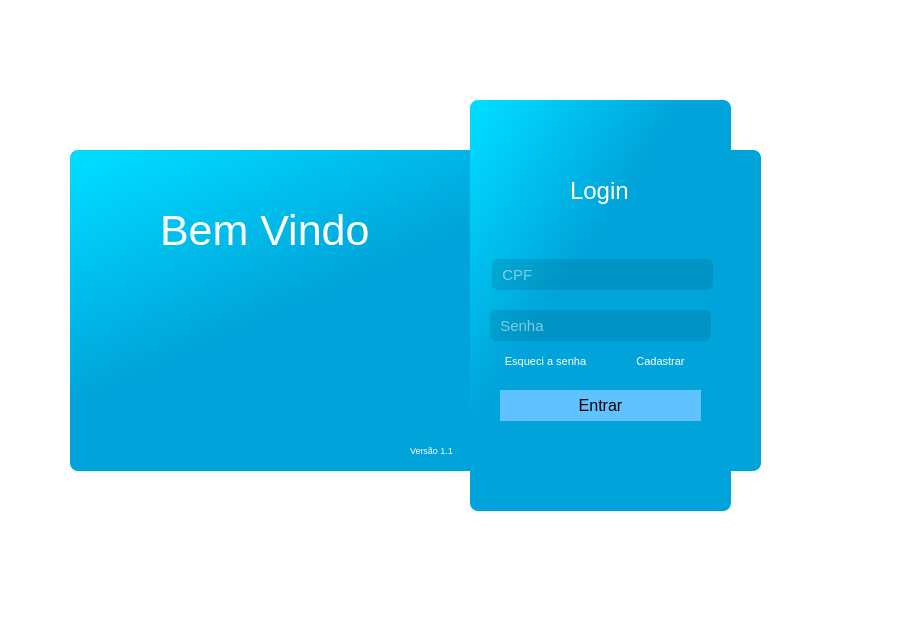
<?xml version="1.0" encoding="UTF-8"?>
<ui version="4.0">
 <class>Form</class>
 <widget class="QWidget" name="Form">
  <property name="geometry">
   <rect>
    <x>0</x>
    <y>0</y>
    <width>908</width>
    <height>625</height>
   </rect>
  </property>
  <property name="windowTitle">
   <string>Form</string>
  </property>
  <property name="styleSheet">
   <string notr="true">QWidget{
	background-color: white;
	border: 0px;
	color: black;
}</string>
  </property>
  <widget class="QFrame" name="login_h">
   <property name="geometry">
    <rect>
     <x>70</x>
     <y>150</y>
     <width>691</width>
     <height>321</height>
    </rect>
   </property>
   <property name="styleSheet">
    <string notr="true">QFrame {
background-color: qlineargradient(spread:pad, x1:0.465, y1:0.481682, x2:0, y2:0, stop:0.147727 rgba(0, 164, 218, 255), stop:0.931818 rgba(0, 219, 255, 255));
border-radius: 8px
}</string>
   </property>
   <property name="frameShape">
    <enum>QFrame::StyledPanel</enum>
   </property>
   <property name="frameShadow">
    <enum>QFrame::Raised</enum>
   </property>
   <widget class="QStackedWidget" name="Pages">
    <property name="geometry">
     <rect>
      <x>40</x>
      <y>0</y>
      <width>361</width>
      <height>311</height>
     </rect>
    </property>
    <property name="styleSheet">
     <string notr="true">background:transparent;</string>
    </property>
    <property name="currentIndex">
     <number>2</number>
    </property>
    <widget class="QWidget" name="pg_config">
     <widget class="QLabel" name="label_3">
      <property name="geometry">
       <rect>
        <x>0</x>
        <y>20</y>
        <width>131</width>
        <height>41</height>
       </rect>
      </property>
      <property name="font">
       <font>
        <family>Arial,sans-serif</family>
        <pointsize>14</pointsize>
       </font>
      </property>
      <property name="styleSheet">
       <string notr="true">QLabel {
	font-family: Arial, sans-serif;
	background-color: transparent;
	font-size: 14pt;
	color: white;
}</string>
      </property>
      <property name="text">
       <string>Configuração</string>
      </property>
     </widget>
     <widget class="QLineEdit" name="txt_ip">
      <property name="geometry">
       <rect>
        <x>20</x>
        <y>110</y>
        <width>281</width>
        <height>31</height>
       </rect>
      </property>
      <property name="toolTip">
       <string>Endereço IP</string>
      </property>
      <property name="styleSheet">
       <string notr="true">QLineEdit {
	background-color: rgba(0,0,0,25);
	color: white;
	border-radius: 6px;
	font-family: Arial, sans-serif;
	font-size: 11pt;
}</string>
      </property>
      <property name="placeholderText">
       <string>  Endereço de IP</string>
      </property>
     </widget>
     <widget class="QLineEdit" name="txt_porta">
      <property name="geometry">
       <rect>
        <x>20</x>
        <y>160</y>
        <width>281</width>
        <height>31</height>
       </rect>
      </property>
      <property name="toolTip">
       <string>Porta</string>
      </property>
      <property name="styleSheet">
       <string notr="true">QLineEdit {
	background-color: rgba(0,0,0,25);
	color: white;
	border-radius: 6px;
	font-family: Arial, sans-serif;
	font-size: 11pt;
}</string>
      </property>
      <property name="placeholderText">
       <string>  Porta</string>
      </property>
     </widget>
     <widget class="QPushButton" name="btn_salvar">
      <property name="geometry">
       <rect>
        <x>200</x>
        <y>210</y>
        <width>75</width>
        <height>23</height>
       </rect>
      </property>
      <property name="toolTip">
       <string>Salvar</string>
      </property>
      <property name="styleSheet">
       <string notr="true">QPushButton:hover{
	color: rgb(255, 255, 255);
	
	
	background-color: rgb(93, 186, 0);
}
QPushButton {
	
	background-color: rgb(96, 194, 255);
	font-family: Arial, sans-serif;
	font-size: 11pt;
	border-radius: 10px
}
</string>
      </property>
      <property name="text">
       <string>Salvar</string>
      </property>
     </widget>
     <widget class="QPushButton" name="btn_padrao">
      <property name="geometry">
       <rect>
        <x>40</x>
        <y>210</y>
        <width>75</width>
        <height>23</height>
       </rect>
      </property>
      <property name="toolTip">
       <string>Padrão</string>
      </property>
      <property name="styleSheet">
       <string notr="true">
QPushButton:hover{
	color: rgb(255, 255, 255);
	
	background-color: rgb(0, 170, 255);
}
QPushButton {
	
	background-color: rgb(96, 194, 255);
	font-family: Arial, sans-serif;
	font-size: 11pt;
	border-radius: 10px
}
</string>
      </property>
      <property name="text">
       <string>Padrão</string>
      </property>
     </widget>
    </widget>
    <widget class="QWidget" name="pg_esqueci_senha">
     <widget class="QLabel" name="label_7">
      <property name="geometry">
       <rect>
        <x>0</x>
        <y>20</y>
        <width>171</width>
        <height>41</height>
       </rect>
      </property>
      <property name="styleSheet">
       <string notr="true">QLabel {
	font-family: Arial, sans-serif;
	background-color: transparent;
	font-size: 14pt;
	color: white;
}</string>
      </property>
      <property name="text">
       <string>Troque sua Senha</string>
      </property>
     </widget>
     <widget class="QLineEdit" name="txt_esqueci_cpf">
      <property name="geometry">
       <rect>
        <x>20</x>
        <y>80</y>
        <width>301</width>
        <height>31</height>
       </rect>
      </property>
      <property name="toolTip">
       <string>CPF</string>
      </property>
      <property name="styleSheet">
       <string notr="true">QLineEdit {
	background-color: rgba(0,0,0,25);
	color: white;
	border-radius: 6px;
	font-family: Arial, sans-serif;
	font-size: 11pt;
}</string>
      </property>
      <property name="placeholderText">
       <string>Informe seu CPF</string>
      </property>
     </widget>
     <widget class="QLineEdit" name="txt_esqueci_nova_senha">
      <property name="geometry">
       <rect>
        <x>20</x>
        <y>120</y>
        <width>301</width>
        <height>31</height>
       </rect>
      </property>
      <property name="toolTip">
       <string>Nova Senha</string>
      </property>
      <property name="styleSheet">
       <string notr="true">QLineEdit {
	background-color: rgba(0,0,0,25);
	color: white;
	border-radius: 6px;
	font-family: Arial, sans-serif;
	font-size: 11pt;
}</string>
      </property>
      <property name="echoMode">
       <enum>QLineEdit::Password</enum>
      </property>
      <property name="placeholderText">
       <string>Nova Senha</string>
      </property>
     </widget>
     <widget class="QLineEdit" name="txt_esqueci_codigo">
      <property name="geometry">
       <rect>
        <x>20</x>
        <y>160</y>
        <width>191</width>
        <height>31</height>
       </rect>
      </property>
      <property name="toolTip">
       <string>Código de Verificação</string>
      </property>
      <property name="styleSheet">
       <string notr="true">QLineEdit {
	background-color: rgba(0,0,0,25);
	color: white;
	border-radius: 6px;
	font-family: Arial, sans-serif;
	font-size: 11pt;
}</string>
      </property>
      <property name="placeholderText">
       <string>Código de Verificação</string>
      </property>
     </widget>
     <widget class="QPushButton" name="btn_esqueci_confirmar">
      <property name="geometry">
       <rect>
        <x>120</x>
        <y>240</y>
        <width>101</width>
        <height>31</height>
       </rect>
      </property>
      <property name="cursor">
       <cursorShape>PointingHandCursor</cursorShape>
      </property>
      <property name="toolTip">
       <string>Confirmar</string>
      </property>
      <property name="styleSheet">
       <string notr="true">QPushButton:hover{
	color: rgb(255, 255, 255);
	
	
	background-color: rgb(93, 186, 0);
}
QPushButton {
	
	background-color: rgb(96, 194, 255);
	font-family: Arial, sans-serif;
	font-size: 11pt;
	border-radius: 10px
}</string>
      </property>
      <property name="text">
       <string>Trocar Senha</string>
      </property>
     </widget>
     <widget class="QPushButton" name="btn_enviar_codigo">
      <property name="geometry">
       <rect>
        <x>230</x>
        <y>160</y>
        <width>91</width>
        <height>31</height>
       </rect>
      </property>
      <property name="cursor">
       <cursorShape>PointingHandCursor</cursorShape>
      </property>
      <property name="toolTip">
       <string>Receber Código</string>
      </property>
      <property name="styleSheet">
       <string notr="true">QPushButton:hover{
	color: rgb(255, 255, 255);
	
	
	background-color: rgb(93, 186, 0);
}
QPushButton {
	
	background-color: rgb(96, 194, 255);
	font-family: Arial, sans-serif;
	font-size: 11pt;
	border-radius: 10px
}</string>
      </property>
      <property name="text">
       <string>Receber</string>
      </property>
     </widget>
    </widget>
    <widget class="QWidget" name="pg_home">
     <widget class="QLabel" name="label">
      <property name="geometry">
       <rect>
        <x>50</x>
        <y>40</y>
        <width>231</width>
        <height>81</height>
       </rect>
      </property>
      <property name="font">
       <font>
        <family>Arial,sans-serif</family>
        <pointsize>32</pointsize>
       </font>
      </property>
      <property name="styleSheet">
       <string notr="true">QLabel {
	font-family: Arial, sans-serif;
	background-color: transparent;
	font-size: 32pt;
	color: white;
}</string>
      </property>
      <property name="text">
       <string>Bem Vindo</string>
      </property>
     </widget>
     <widget class="QLabel" name="label_2">
      <property name="geometry">
       <rect>
        <x>80</x>
        <y>130</y>
        <width>141</width>
        <height>131</height>
       </rect>
      </property>
      <property name="styleSheet">
       <string notr="true">background:transparent;</string>
      </property>
      <property name="text">
       <string/>
      </property>
      <property name="pixmap">
       <pixmap resource="icons.qrc">:/icons/icons/cobra.png</pixmap>
      </property>
      <property name="scaledContents">
       <bool>true</bool>
      </property>
     </widget>
     <widget class="QLabel" name="label_5">
      <property name="geometry">
       <rect>
        <x>300</x>
        <y>290</y>
        <width>51</width>
        <height>20</height>
       </rect>
      </property>
      <property name="font">
       <font>
        <pointsize>7</pointsize>
       </font>
      </property>
      <property name="layoutDirection">
       <enum>Qt::LeftToRight</enum>
      </property>
      <property name="autoFillBackground">
       <bool>false</bool>
      </property>
      <property name="styleSheet">
       <string notr="true">background:transparent;
color: #fff
</string>
      </property>
      <property name="text">
       <string>Versão 1.1</string>
      </property>
     </widget>
    </widget>
    <widget class="QWidget" name="pg_cadastrar">
     <widget class="QLabel" name="label_4">
      <property name="geometry">
       <rect>
        <x>0</x>
        <y>20</y>
        <width>151</width>
        <height>31</height>
       </rect>
      </property>
      <property name="font">
       <font>
        <family>Arial,sans-serif</family>
        <pointsize>14</pointsize>
       </font>
      </property>
      <property name="styleSheet">
       <string notr="true">QLabel {
	font-family: Arial, sans-serif;
	background-color: transparent;
	font-size: 14pt;
	color: white;
}</string>
      </property>
      <property name="text">
       <string>&lt;html&gt;&lt;head/&gt;&lt;body&gt;&lt;p&gt;Cadastrar-se&lt;/p&gt;&lt;/body&gt;&lt;/html&gt;</string>
      </property>
     </widget>
     <widget class="QLineEdit" name="txt_nome_cadastro">
      <property name="geometry">
       <rect>
        <x>0</x>
        <y>60</y>
        <width>341</width>
        <height>31</height>
       </rect>
      </property>
      <property name="font">
       <font>
        <family>Arial,sans-serif</family>
        <pointsize>11</pointsize>
       </font>
      </property>
      <property name="toolTip">
       <string>Nome</string>
      </property>
      <property name="styleSheet">
       <string notr="true">QLineEdit {
	background-color: rgba(0,0,0,25);
	color: white;
	border-radius: 6px;
	font-family: Arial, sans-serif;
	font-size: 11pt;
}</string>
      </property>
      <property name="text">
       <string/>
      </property>
      <property name="placeholderText">
       <string>  Nome</string>
      </property>
     </widget>
     <widget class="QLineEdit" name="txt_cpf_cadastro">
      <property name="geometry">
       <rect>
        <x>0</x>
        <y>100</y>
        <width>341</width>
        <height>31</height>
       </rect>
      </property>
      <property name="font">
       <font>
        <family>Arial,sans-serif</family>
        <pointsize>11</pointsize>
       </font>
      </property>
      <property name="cursor">
       <cursorShape>IBeamCursor</cursorShape>
      </property>
      <property name="toolTip">
       <string>Email</string>
      </property>
      <property name="styleSheet">
       <string notr="true">QLineEdit {
	background-color: rgba(0,0,0,25);
	color: white;
	border-radius: 6px;
	font-family: Arial, sans-serif;
	font-size: 11pt;
}</string>
      </property>
      <property name="text">
       <string/>
      </property>
      <property name="placeholderText">
       <string>  CPF</string>
      </property>
     </widget>
     <widget class="QLineEdit" name="txt_email_cadastro">
      <property name="geometry">
       <rect>
        <x>0</x>
        <y>140</y>
        <width>341</width>
        <height>31</height>
       </rect>
      </property>
      <property name="font">
       <font>
        <family>Arial,sans-serif</family>
        <pointsize>11</pointsize>
       </font>
      </property>
      <property name="toolTip">
       <string>Telefone</string>
      </property>
      <property name="styleSheet">
       <string notr="true">QLineEdit {
	background-color: rgba(0,0,0,25);
	color: white;
	border-radius: 6px;
	font-family: Arial, sans-serif;
	font-size: 11pt;
}</string>
      </property>
      <property name="text">
       <string/>
      </property>
      <property name="placeholderText">
       <string>  Email corporativo</string>
      </property>
     </widget>
     <widget class="QLineEdit" name="txt_telefone_cadastro">
      <property name="geometry">
       <rect>
        <x>0</x>
        <y>180</y>
        <width>341</width>
        <height>31</height>
       </rect>
      </property>
      <property name="font">
       <font>
        <family>Arial,sans-serif</family>
        <pointsize>11</pointsize>
       </font>
      </property>
      <property name="toolTip">
       <string>Senha</string>
      </property>
      <property name="styleSheet">
       <string notr="true">QLineEdit {
	background-color: rgba(0,0,0,25);
	color: white;
	border-radius: 6px;
	font-family: Arial, sans-serif;
	font-size: 11pt;
}</string>
      </property>
      <property name="text">
       <string/>
      </property>
      <property name="echoMode">
       <enum>QLineEdit::Normal</enum>
      </property>
      <property name="placeholderText">
       <string>  Telefone</string>
      </property>
     </widget>
     <widget class="QLineEdit" name="txt_senha_cadastro">
      <property name="geometry">
       <rect>
        <x>0</x>
        <y>220</y>
        <width>341</width>
        <height>31</height>
       </rect>
      </property>
      <property name="font">
       <font>
        <family>Arial,sans-serif</family>
        <pointsize>11</pointsize>
       </font>
      </property>
      <property name="toolTip">
       <string>CPF</string>
      </property>
      <property name="styleSheet">
       <string notr="true">QLineEdit {
	background-color: rgba(0,0,0,25);
	color: white;
	border-radius: 6px;
	font-family: Arial, sans-serif;
	font-size: 11pt;
}</string>
      </property>
      <property name="text">
       <string/>
      </property>
      <property name="echoMode">
       <enum>QLineEdit::Password</enum>
      </property>
      <property name="placeholderText">
       <string>  Senha</string>
      </property>
     </widget>
     <widget class="QPushButton" name="btn_cadastrar">
      <property name="geometry">
       <rect>
        <x>60</x>
        <y>260</y>
        <width>201</width>
        <height>31</height>
       </rect>
      </property>
      <property name="font">
       <font>
        <family>Arial,sans-serif</family>
        <pointsize>11</pointsize>
       </font>
      </property>
      <property name="cursor">
       <cursorShape>PointingHandCursor</cursorShape>
      </property>
      <property name="toolTip">
       <string>Cadastrar</string>
      </property>
      <property name="styleSheet">
       <string notr="true">
QPushButton:hover{
	color: rgb(255, 255, 255);
	
	background-color: rgb(0, 170, 255);
}
QPushButton {
	
	background-color: rgb(96, 194, 255);
	font-family: Arial, sans-serif;
	font-size: 11pt;
	border-radius: 10px;
}
</string>
      </property>
      <property name="text">
       <string>Cadastrar</string>
      </property>
     </widget>
    </widget>
   </widget>
   <widget class="QPushButton" name="btn_config">
    <property name="geometry">
     <rect>
      <x>0</x>
      <y>280</y>
      <width>41</width>
      <height>31</height>
     </rect>
    </property>
    <property name="cursor">
     <cursorShape>PointingHandCursor</cursorShape>
    </property>
    <property name="toolTip">
     <string>Configurações</string>
    </property>
    <property name="styleSheet">
     <string notr="true">QPushButton:hover{
	color: rgb(255, 255, 255);
	background-color: rgb(0, 170, 255);
	border-radius: 15px;
}
QPushButton {
	
	background: transparent;;
}


</string>
    </property>
    <property name="text">
     <string/>
    </property>
    <property name="icon">
     <iconset resource="icons.qrc">
      <normaloff>:/icons/icons/settings.png</normaloff>:/icons/icons/settings.png</iconset>
    </property>
    <property name="iconSize">
     <size>
      <width>30</width>
      <height>30</height>
     </size>
    </property>
   </widget>
  </widget>
  <widget class="QFrame" name="login_v">
   <property name="geometry">
    <rect>
     <x>470</x>
     <y>100</y>
     <width>261</width>
     <height>411</height>
    </rect>
   </property>
   <property name="styleSheet">
    <string notr="true">QFrame {
background-color: qlineargradient(spread:pad, x1:0.465, y1:0.481682, x2:0, y2:0, stop:0.147727 rgba(0, 164, 218, 255), stop:0.931818 rgba(0, 219, 255, 255));
border-radius: 8px;
}</string>
   </property>
   <property name="frameShape">
    <enum>QFrame::StyledPanel</enum>
   </property>
   <property name="frameShadow">
    <enum>QFrame::Raised</enum>
   </property>
   <widget class="QLabel" name="label_6">
    <property name="geometry">
     <rect>
      <x>100</x>
      <y>70</y>
      <width>61</width>
      <height>41</height>
     </rect>
    </property>
    <property name="font">
     <font>
      <family>Arial,sans-serif</family>
      <pointsize>18</pointsize>
     </font>
    </property>
    <property name="styleSheet">
     <string notr="true">QLabel {
	font-family: Arial, sans-serif;
	background-color: transparent;
	font-size: 18pt;
	color: white;
}</string>
    </property>
    <property name="text">
     <string>Login</string>
    </property>
   </widget>
   <widget class="QLineEdit" name="txt_cpf_login">
    <property name="geometry">
     <rect>
      <x>22</x>
      <y>159</y>
      <width>221</width>
      <height>31</height>
     </rect>
    </property>
    <property name="toolTip">
     <string>CPF</string>
    </property>
    <property name="styleSheet">
     <string notr="true">QLineEdit {
	background-color: rgba(0,0,0,25);
	color: white;
	border-radius: 6px;
	font-family: Arial, sans-serif;
	font-size: 11pt;
}</string>
    </property>
    <property name="placeholderText">
     <string>  CPF</string>
    </property>
   </widget>
   <widget class="QLineEdit" name="txt_senha_login">
    <property name="geometry">
     <rect>
      <x>20</x>
      <y>210</y>
      <width>221</width>
      <height>31</height>
     </rect>
    </property>
    <property name="toolTip">
     <string>Senha</string>
    </property>
    <property name="styleSheet">
     <string notr="true">QLineEdit {
	background-color: rgba(0,0,0,25);
	color: white;
	border-radius: 6px;
	font-family: Arial, sans-serif;
	font-size: 11pt;
}</string>
    </property>
    <property name="echoMode">
     <enum>QLineEdit::Password</enum>
    </property>
    <property name="placeholderText">
     <string>  Senha</string>
    </property>
   </widget>
   <widget class="QPushButton" name="btn_esqueci_login">
    <property name="geometry">
     <rect>
      <x>20</x>
      <y>250</y>
      <width>111</width>
      <height>23</height>
     </rect>
    </property>
    <property name="cursor">
     <cursorShape>PointingHandCursor</cursorShape>
    </property>
    <property name="toolTip">
     <string>Esqueci a Senha</string>
    </property>
    <property name="styleSheet">
     <string notr="true">QPushButton {
	background:transparent;
	border-radius: 0px;
	color: white;	
	font-family: Arial, sans-serif;
	font-size: 8pt;
}

QPushButton:hover {
	
	color: rgb(0, 0, 0);
	background-color: rgb(0, 170, 255);
}</string>
    </property>
    <property name="text">
     <string>Esqueci a senha</string>
    </property>
   </widget>
   <widget class="QPushButton" name="btn_cadastrar_login">
    <property name="geometry">
     <rect>
      <x>150</x>
      <y>250</y>
      <width>81</width>
      <height>23</height>
     </rect>
    </property>
    <property name="cursor">
     <cursorShape>PointingHandCursor</cursorShape>
    </property>
    <property name="toolTip">
     <string>Cadastrar</string>
    </property>
    <property name="styleSheet">
     <string notr="true">QPushButton {
	background:transparent;
	border-radius: 0px;
	color: white;	
	font-family: Arial, sans-serif;
	font-size: 8pt;
}

QPushButton:hover {
	
	color: rgb(0, 0, 0);
	background-color: rgb(0, 170, 255);
}</string>
    </property>
    <property name="text">
     <string>Cadastrar</string>
    </property>
   </widget>
   <widget class="QPushButton" name="btn_entrar_login">
    <property name="geometry">
     <rect>
      <x>30</x>
      <y>290</y>
      <width>201</width>
      <height>31</height>
     </rect>
    </property>
    <property name="font">
     <font>
      <family>Arial,sans-serif</family>
      <pointsize>12</pointsize>
     </font>
    </property>
    <property name="cursor">
     <cursorShape>PointingHandCursor</cursorShape>
    </property>
    <property name="toolTip">
     <string>Entrar</string>
    </property>
    <property name="styleSheet">
     <string notr="true">
QPushButton:hover{
	color: rgb(255, 255, 255);
	
	background-color: rgb(0, 170, 255);
}
QPushButton {
	
	background-color: rgb(96, 194, 255);
	font-family: Arial, sans-serif;
	font-size: 12pt;
}
</string>
    </property>
    <property name="text">
     <string>Entrar</string>
    </property>
   </widget>
   <widget class="QPushButton" name="btn_closed">
    <property name="geometry">
     <rect>
      <x>235</x>
      <y>10</y>
      <width>20</width>
      <height>20</height>
     </rect>
    </property>
    <property name="toolTip">
     <string>Fechar</string>
    </property>
    <property name="styleSheet">
     <string notr="true">QPushButton {
	background: transparent;
    border-radius: 20px;
	margin: 0px;
}

QPushButton:hover {
    background-color: red;
	border-radius: 20px;
}
</string>
    </property>
    <property name="text">
     <string/>
    </property>
    <property name="icon">
     <iconset resource="icons.qrc">
      <normaloff>:/icons/icons/close.png</normaloff>:/icons/icons/close.png</iconset>
    </property>
    <property name="iconSize">
     <size>
      <width>38</width>
      <height>38</height>
     </size>
    </property>
    <property name="autoDefault">
     <bool>false</bool>
    </property>
   </widget>
  </widget>
 </widget>
 <resources>
  <include location="icons.qrc"/>
  <include location="icons.qrc"/>
  <include location="icons_.qrc"/>
 </resources>
 <connections/>
</ui>
